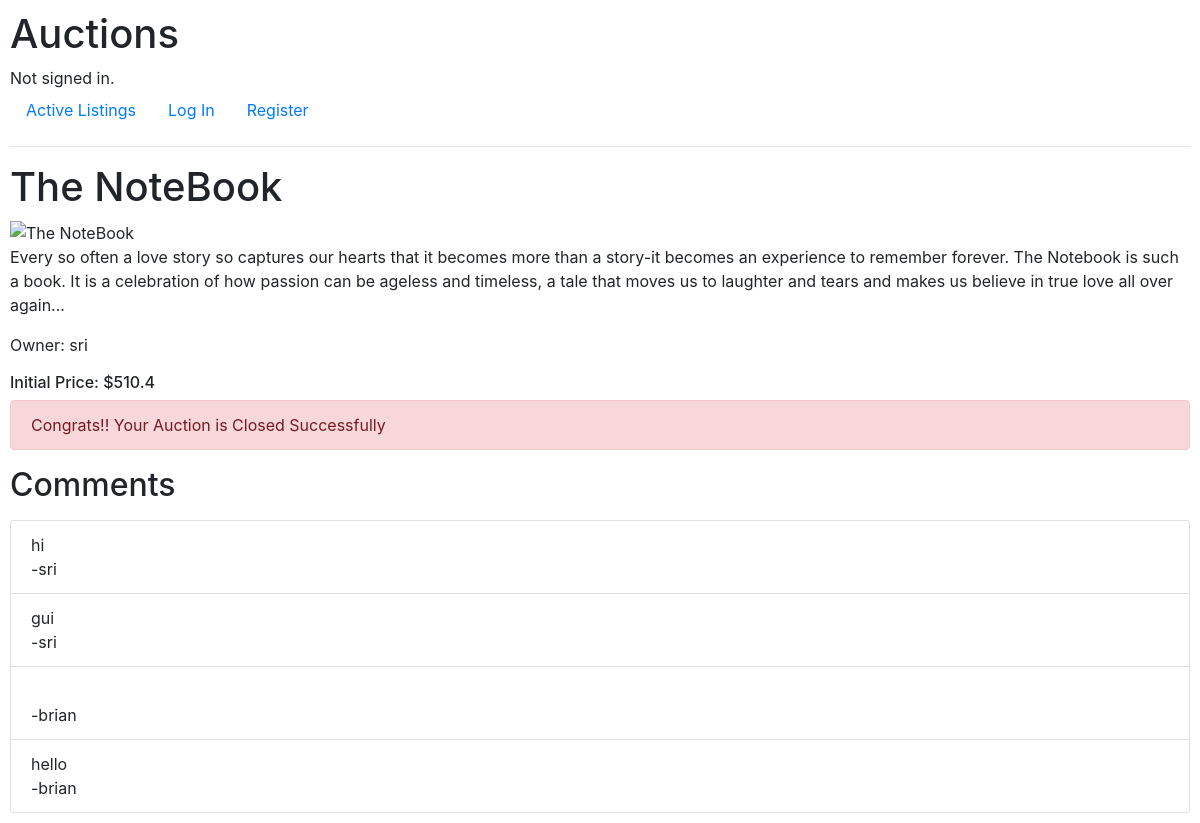
Screenshot of /closeAuction/1 with the database file from the repository.
### auctions/models.py (models this page shows, shortened)
class Listing(models.Model):
    title = models.CharField(max_length=100)
    description = models.CharField(max_length=500)
    imageUrl = models.CharField(max_length=1000)
    price = models.ForeignKey(Bid, on_delete=models.CASCADE, blank=True, null = True, related_name="bidPrice")
    isActive = models.BooleanField(default=True)
    owner = models.ForeignKey(User, on_delete=models.CASCADE, blank=True, null = True, related_name="user")
    category = models.ForeignKey(Categories, on_delete=models.CASCADE, blank=True, null= True, related_name="category")
    watchlist = models.ManyToManyField(User, blank = True, null = True, related_name="listingwatchlist")

class User(AbstractUser):
    pass

class Bid(models.Model):
    bid = models.FloatField(default=0)
    user = models.ForeignKey(User, on_delete=models.CASCADE, blank=True, null = True, related_name="userBid")
    def __str__(self):
        return f"{self.bid}"

class Comment(models.Model):
    author = models.ForeignKey(User, on_delete=models.CASCADE, blank=True, null = True, related_name="userComment")
    listing = models.ForeignKey(Listing, on_delete=models.CASCADE, blank=True, null = True, related_name="listingComment")
    message = models.CharField(max_length=200)

### auctions/views.py (the view)
# urls.py: path("closeAuction/<int:id>", views.closeAuction, name= "closeAuction")
def closeAuction(request, id):
    listingObj = Listing.objects.get(pk = id)
    listingObj.isActive = False
    listingObj.save()
    isListingInWatchlist = request.user in listingObj.watchlist.all()
    allComments = Comment.objects.filter(listing=listingObj)
    isOwner = request.user.username == listingObj.owner.username
    return render(request, "auctions/listing.html",{
        "listing" : listingObj,
        "isListingInWatchlist" :isListingInWatchlist,
        "allComments" : allComments,
        "leastBid": float(listingObj.price.bid) + 0.05,
        "isOwner" : isOwner,
        "AuctionUpdate" : True,
        "message" : "Congrats!! Your Auction is Closed Successfully"
    })

### auctions/templates/auctions/listing.html (shortened to what this page needs)
{% extends 'auctions/layout.html' %}
{% block body %}
    <h1>{{listing.title}}</h1>
    <img src="{{ listing.imageURL }}" alt="{{ listing.title }}" height= "400px">
    <p>{{listing.description}}</p>
    <p>Owner: {{listing.owner}}</p>
    <h6>Initial Price: ${{listing.price}}</h6>
        {% if update and message%}
        <div class="alert alert-success">{{message}}</div>
        {% elif not update and message %}
        <div class="alert alert-danger">{{message}}</div>
        {% endif %}
    <div class="form-group">
        <h2>Comments</h2>
    </div>
    <ul class="list-group">
    {% for comment in allComments  %}
        <li class="list-group-item">{{comment.message}}
            <br/>
            -{{comment.author}}
        </li>
    {% endfor %}
    </ul>
{% endblock %}

### auctions/static/auctions/styles.css (style rules this page uses)
body { padding: 10px; }

### rows the page displays
Listing: title "The NoteBook", description "Every so often a love story so captures our hearts that it becomes more than a story-it becomes an experience to remember forever. The Notebook is such a book. It is a celebration of how passion can be ageless and timeless, a tale that moves us to laughter and tears and makes us believe in true love all over again...", owner "sri", price "510.4"
Comment: message "hi", author "sri"
Comment: message "gui", author "sri"
Comment: author "brian"
Comment: message "hello", author "brian"

### other values shown
{{ message }} "Congrats!! Your Auction is Closed Successfully"
